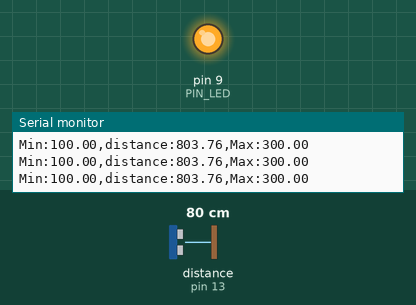
This sketch was run on a simulated Arduino Uno, built with avr-gcc and run on an emulated ATmega328P. On the bench: output pins drawn as LEDs (lit = HIGH), the last lines printed to the serial monitor. Wiring (inferred from the names in the program): ultrasonic range finder: trigger pin 12; echo pin 13. The inputs (shaded band) are chosen by the test bench; at power-on: distance to the obstacle (sensor on pin 13) 80 cm. The echo pulse lasts 58.3 µs per cm; pins used as bus, display or sensor lines are not drawn.

Above: at 1.2 s.
1.3 s: distance to the obstacle (sensor on pin 13) set to 18 cm
At 1.68 s:
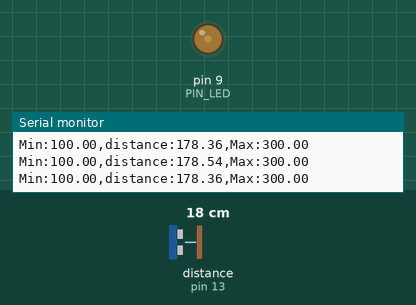
4.3 s: distance to the obstacle (sensor on pin 13) set to 2 cm
Timing chart, 0 to 7.3 s (numbered marks = the images above; inputs shaded):
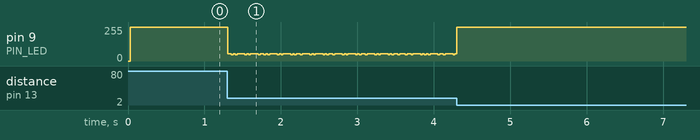

Measured:
- after the input at 1.3 s, pin 9 (PIN_LED): 255/255 → 54/255 at once, then repeats every 0.40 s: 2 × (55/255 0.03 s, 46/255 0.02 s), 55/255 0.03 s, 54/255 0.02 s, 55/255 0.05 s, 46/255 0.02 s, 55/255 0.03 s, 46/255 0.02 s, 55/255 0.05 s, 54/255 0.02 s, 55/255 0.03 s, 46/255 0.02 s

The sketch:

08P07.ino
```cpp
// Arduino pin assignment
#define PIN_LED  9
#define PIN_TRIG 12   // sonar sensor TRIGGER
#define PIN_ECHO 13   // sonar sensor ECHO

// configurable parameters
#define SND_VEL 346.0     // sound velocity at 24 celsius degree (unit: m/sec)
#define INTERVAL 25       // sampling interval (unit: msec)
#define PULSE_DURATION 10 // ultra-sound Pulse Duration (unit: usec)
#define _DIST_MIN 100.0   // minimum distance to be measured (unit: mm)
#define _DIST_MAX 300.0   // maximum distance to be measured (unit: mm)

#define TIMEOUT ((INTERVAL / 2) * 1000.0) // maximum echo waiting time (unit: usec)
#define SCALE (0.001 * 0.5 * SND_VEL) // coefficent to convert duration to distance

unsigned long last_sampling_time;   // unit: msec

void setup() {
  // initialize GPIO pins
  pinMode(PIN_LED, OUTPUT);
  pinMode(PIN_TRIG, OUTPUT);  // sonar TRIGGER
  pinMode(PIN_ECHO, INPUT);   // sonar ECHO
  digitalWrite(PIN_TRIG, LOW);  // turn-off Sonar

  // initialize serial port
  Serial.begin(57600);
}

void loop() {
  float distance;

  // wait until next sampling time.
  // millis() returns the number of milliseconds since the program started.
  //    will overflow after 50 days.
  if (millis() < (last_sampling_time + INTERVAL))
    return;

  distance = USS_measure(PIN_TRIG, PIN_ECHO); // read distance

/*
  if ((distance == 0.0) || (distance > _DIST_MAX)) {
      distance = _DIST_MAX + 10.0;    // Set Higher Value
      digitalWrite(PIN_LED, 1);       // LED OFF
  } else if (distance < _DIST_MIN) {
      distance = _DIST_MIN - 10.0;    // Set Lower Value
      digitalWrite(PIN_LED, 1);       // LED OFF
  } else {    // In desired Range
      digitalWrite(PIN_LED, 0);       // LED ON
  }
*/

  // 과제
  if (((distance >= 0.0) && (distance<=100)) || (distance>=300)) {
    analogWrite(PIN_LED, 255);
  } else if (distance <= 200) {
    double bright = 255 - 2.55*(distance-100);
    analogWrite(PIN_LED, bright);
  } else {
    double bright = 255 - (-2.55*(distance-300));
    analogWrite(PIN_LED, bright);
  }


  // output the distance to the serial port
  Serial.print("Min:");        Serial.print(_DIST_MIN);
  Serial.print(",distance:");  Serial.print(distance);
  Serial.print(",Max:");       Serial.print(_DIST_MAX);
  Serial.println("");

  // do something here
  //delay(50); // Assume that it takes 50ms to do something.

  // update last sampling time
  last_sampling_time += INTERVAL;
}

// get a distance reading from USS. return value is in millimeter.
float USS_measure(int TRIG, int ECHO)
{
  digitalWrite(TRIG, HIGH);
  delayMicroseconds(PULSE_DURATION);
  digitalWrite(TRIG, LOW);

  return pulseIn(ECHO, HIGH, TIMEOUT) * SCALE; // unit: mm

  // Pulse duration to distance conversion example (target distance = 17.3m)
  // - pulseIn(ECHO, HIGH, timeout) returns microseconds (음파의 왕복 시간)
  // - 편도 거리 = (pulseIn() / 1,000,000) * SND_VEL / 2 (미터 단위)
  //   mm 단위로 하려면 * 1,000이 필요 ==>  SCALE = 0.001 * 0.5 * SND_VEL
  //
  // - 예, pusseIn()이 100,000 이면 (= 0.1초, 왕복 거리 34.6m)
  //        = 100,000 micro*sec * 0.001 milli/micro * 0.5 * 346 meter/sec
  //        = 100,000 * 0.001 * 0.5 * 346
  //        = 17,300 mm  ==> 17.3m
}
```
